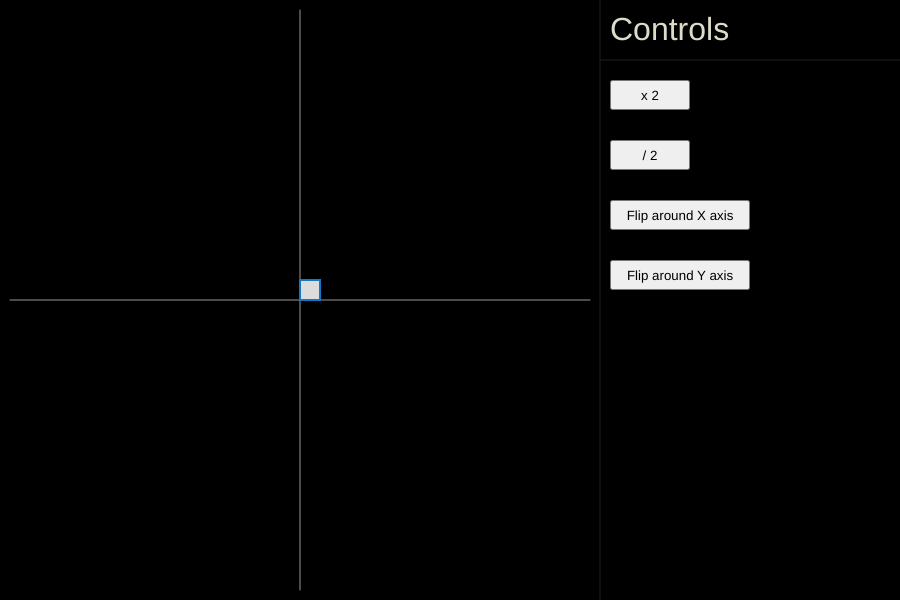
Frame 1 (no input)
Frame 60 (no input): identical to frame 1, image omitted
Frame 120 (the mouse pressed at the canvas centre since frame 60): identical to frame 1, image omitted

The p5.js sketch that drew this single still picture (run headless with seeded random() and noise() and a simulated clock; from frame 60 on, the mouse is pressed at the canvas centre):

// p5.js sketch
// ── sketch.js
var dividingLine;
var square;
var upScale;
var fr;
var squareGrowing;
var squareShrinking;
var squareFlipping;
var squareFlippedX;

var squareW;
var newSquareW;
var newSquareY;
var newSquareX;

function setup() {
  createCanvas(900, 600);
  fr = 30;
  frameRate(fr);

  //The line that divides the controls on the right from the drawing
  //of the square/axes on the left
  dividingLine = 2*width/3;


  //The square width, in a separate variable...  cuz it causes it problems
  //when i want it to be in quadrant 1.
  squareW = 20;
  newSquareW = squareW;
  square = {x: dividingLine/2,
            y: height/2 - squareW};

  squareGrowing = false;
  squareShrinking = false;
  squareFlipping = false;
  squareFlippedX = false;

  upScale = createButton('x 2');
  upScale.position(dividingLine + 10, 80);
  upScale.size(80, 30);
  upScale.mousePressed(scaleSquare);

  downScale = createButton('/ 2');
  downScale.position(dividingLine + 10, 140);
  downScale.size(80, 30);
  downScale.mousePressed(downscaleSquare);

  flipX = createButton('Flip around X axis');
  flipX.position(dividingLine + 10, 200);
  flipX.size(140, 30);
  flipX.mousePressed(flipXAxis);

  flipY = createButton('Flip around Y axis');
  flipY.position(dividingLine + 10, 260);
  flipY.size(140, 30);
  flipY.mousePressed(flipYAxis);
}

function draw() {
  background(0);
  drawAxes();
  drawSquare();
  stroke(30);
  strokeWeight(1);
  line(dividingLine, 0, dividingLine, height);
  line(dividingLine, 60, width, 60);

  textSize(32);
  noStroke();
  fill(220, 220, 200);
  text("Controls", dividingLine + 10, 40);
}

function drawAxes() {
  strokeWeight(1);
  stroke(150);

  //Draws the x axis
  line(10, height/2, dividingLine - 10, height/2);

  //Draws the y axis
  line(dividingLine/2, 10, dividingLine/2, height - 10);
}

function drawSquare() {
  strokeWeight(2);
  stroke(20, 120, 200);
  fill(220, 220, 220);
  rect(square.x, square.y, squareW, squareW);
}

//Set so that the square scale animation happens in draw.
function scaleSquare() {
  newSquareW *= 2;
  squareW = newSquareW;
}

function downscaleSquare() {
  newSquareW /= 2;
  squareW = newSquareW;
}

function flipXAxis() {
  squareFlipping = true;

  if(squareFlippedX) {
    squareFlippedX = false;
    newSquareY = square.y - squareW;
  }
  else {
    squareFlippedX = true;
    newSquareY = square.y + squareW;
  }

  square.y = newSquareY;
}

function flipYAxis() {

}

// ── vectorTransforms.js
var squareVector;
var origin;
var dividingLine;
var sq;

function setup() {
  createCanvas(900, 600);

  dividingLine = 2*width/3;
  origin = [dividingLine/2, height/2];

  //vector, first vale is width, second is height.
  squareVector = [20, 20];

  //our illustrious square
  sq = {x1: origin[0],
            w: squareVector[0],
            y1: origin[1],
            h: squareVector[1]};
  createButtons();
}

function draw() {
  background(0);
  drawAxes();
  drawDividingLines();
  drawSquare();
}

function drawAxes() {
  strokeWeight(1);
  stroke(150);

  //Draws the x axis
  line(10, height/2, dividingLine - 10, height/2);

  //Draws the y axis
  line(dividingLine/2, 10, dividingLine/2, height - 10);
}

function drawDividingLines() {
  //Draw the line dividing controls and plot
  stroke(30);
  strokeWeight(1);
  line(dividingLine, 0, dividingLine, height);

  //Draw the controls on the right
  line(dividingLine, 60, width, 60);
  textSize(32);
  noStroke();
  fill(220, 220, 200);
  text("Controls", dividingLine + 10, 40);
}

function drawSquare() {
  stroke(60, 110, 160);
  fill(120, 140, 200);
  rect(sq.x1, sq.y1, sq.w, sq.h);
}

function createButtons() {
  upScale = createButton('x 2');
  upScale.position(dividingLine + 10, 80);
  upScale.size(80, 30);
  upScale.mousePressed(scaleSquare);

  downScale = createButton('/ 2');
  downScale.position(dividingLine + 10, 140);
  downScale.size(80, 30);
  downScale.mousePressed(downscaleSquare);
}

function scaleSquare() {
  var scaleMatrix = [[1.1, 0], [0, 1]];
  sqMatrix = [[sq.x1, sq.y1],
              [sq.w, sq.h]];
  console.log(squareVector);
  squareVector = multiplyMatrices(scaleMatrix, squareVector);
}

function downscaleSquare() {

}

function multiplyMatrices(m1, m2) {
    var result = [];
    for (var i = 0; i < m1.length; i++) {
        result[i] = [];
        for (var j = 0; j < m2[0].length; j++) {
            var sum = 0;
            for (var k = 0; k < m1[0].length; k++) {
                sum += m1[i][k] * m2[k][j];
            }
            result[i][j] = sum;
        }
    }
    return result;
}
